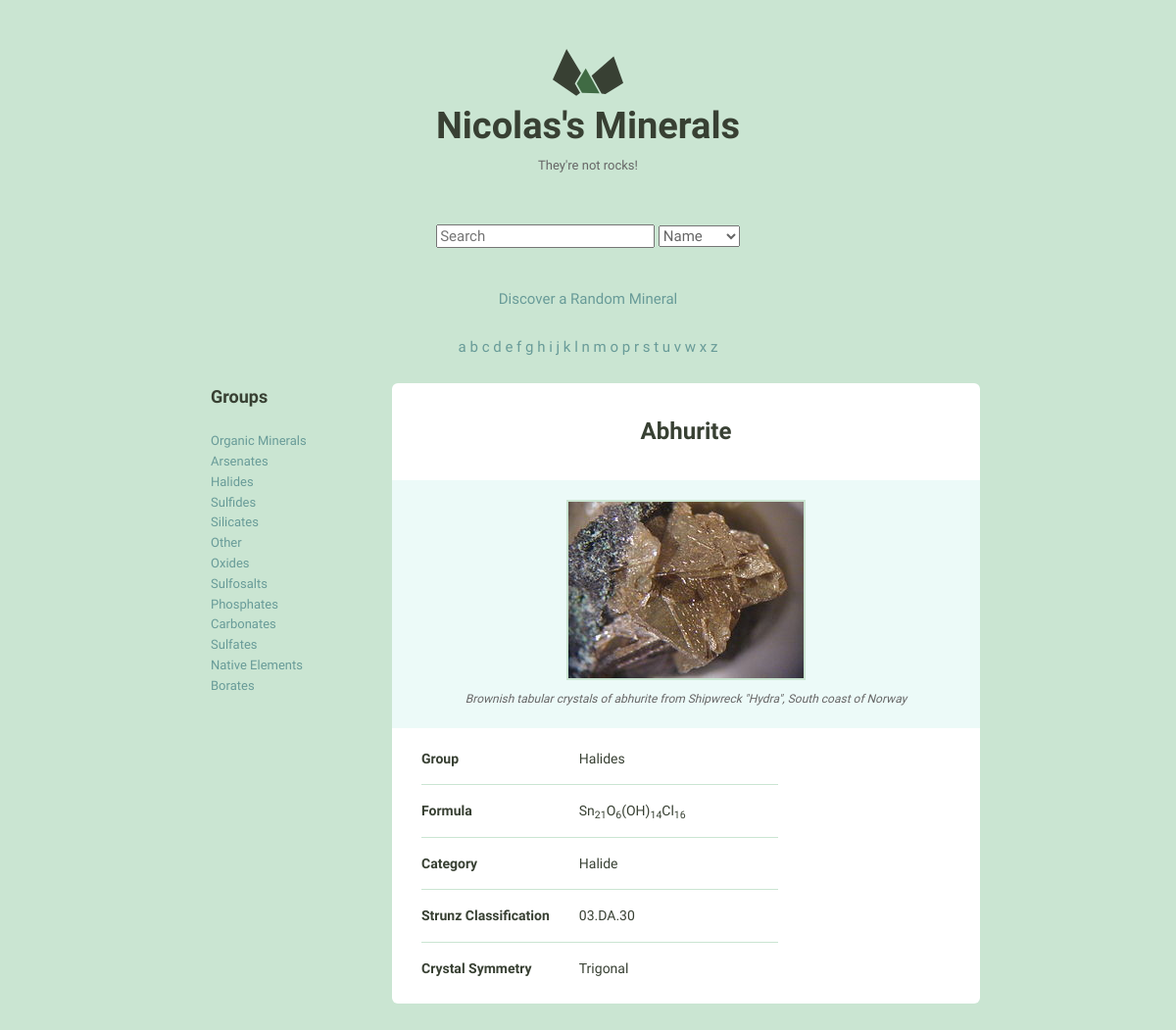
/detail/4/, run on the app's committed database.
### minerals_catalog/models.py (models this page shows, shortened)
class Mineral(models.Model):
    name = models.CharField(max_length=255)
    image_filename = models.CharField(max_length=255, null=True)
    image_caption = models.CharField(max_length=255, null=True)
    category = models.CharField(max_length=255, null=True)
    formula = models.CharField(max_length=255, null=True)
    strunz_classification = models.CharField(max_length=255, null=True)
    crystal_system = models.CharField(max_length=255, null=True)
    unit_cell = models.CharField(max_length=255, null=True)
    color = models.CharField(max_length=255, null=True)
    crystal_symmetry = models.CharField(max_length=255, null=True)
    cleavage = models.CharField(max_length=255, null=True)
    mohs_scale_hardness = models.CharField(max_length=255, null=True)
    luster = models.CharField(max_length=255, null=True)
    streak = models.CharField(max_length=255, null=True)
    diaphaneity = models.CharField(max_length=255, null=True)
    optical_properties = models.CharField(max_length=255, null=True)
    refractive_index = models.CharField(max_length=255, null=True)
    crystal_habit = models.CharField(max_length=255, null=True)
    specific_gravity = models.CharField(max_length=255, null=True)
    group = models.CharField(max_length=255, null=True)
    def attributes_sorted_most_common(self):
        attributes_occurences_counted = defaultdict(int)
        excluded_fields = ["id", "name",  "image_filename",  "image_caption"]
        minerals = Mineral.objects.all()
        for mineral in minerals:
            for field in Mineral._meta.get_fields():
                if field.name not in excluded_fields and \
                        getattr(mineral, field.name):
                    attributes_occurences_counted[field.name] += 1
        attributes_sorted = sorted(attributes_occurences_counted, key=attributes_occurences_counted.get, reverse=True)
        most_common_attributes = []
        for attribute in attributes_sorted:
            key = self._meta.get_field(attribute).verbose_name
            value = getattr(self, attribute)
            if value :
                most_common_attributes.append({"key": key, "value": value})
        return most_common_attributes

### minerals_catalog/views.py (the view)
# urls.py: url(r"^detail/(?P<pk>\d+)/$", views.mineral_detail, name="detail"),
def mineral_detail(request, pk):
    """The attributes are displayed starting with the most commons"""
    mineral = get_object_or_404(Mineral, pk=pk)
    random_mineral()
    attributes_sorted_most_common = mineral.attributes_sorted_most_common()
    return render(request, "minerals_catalog/detail.html", {'mineral': mineral, "random_mineral": random_mineral,
                                                            "alphabet_list": setup_alphabet_list(),
                                                            "group_list": setup_group_list(),
                                                            "attributes": attributes_sorted_most_common})

### minerals_catalog/templatetags/minerals_catalog_tags.py (called while the page is built)
@register.filter
def human_read(value):
    return value.replace("_"," ")

### minerals_catalog/views.py (called while the page is built)
def random_mineral():
    all_minerals = Mineral.objects.all()
    return random.choice(all_minerals)

def setup_group_list():
    all_minerals = Mineral.objects.all()
    group_list = []
    for each in all_minerals:
        if each.group.replace(" ", "_") not in group_list:
            group_list.append(each.group.replace(" ", "_"))
    return group_list

def setup_alphabet_list():
    all_minerals = Mineral.objects.all()
    alphabet_list = []
    for each in all_minerals:
        if each.name[0].lower() not in alphabet_list:
            alphabet_list += each.name[0].lower()
    return alphabet_list

### minerals_catalog/templates/minerals_catalog/detail.html (shortened to what this page needs)
{% extends "layout.html" %}
{% load static from staticfiles %}
{% block content %}
    <div class="grid-75 mineral__container">
      <h1 class="mineral__name">{{ mineral.name|title }}</h1>
      <div class="mineral__image-bg">
        <img class="mineral__image" src="{% static "images"%}/{{ mineral.image_filename }}">
        <p class="mineral__caption">{{ mineral.image_caption }}</p>
      </div>
      <div class="mineral__table-container">
        <table class="mineral__table">
            {% for attribute in attributes %}
                <tr>
                    <td class="mineral__category">{{ attribute.key|title }}</td>
                    <td>{{ attribute.value|safe }}</td>
                </tr>
            {% endfor %}
        </table>
      </div>
    </div>
{% endblock %}

### minerals_catalog/templates/layout.html (shortened to what this page needs)
{% load minerals_catalog_tags %}
{% load static from staticfiles %}
<!DOCTYPE html>
<html lang="en">
<head>
  <link rel="stylesheet" href="{% static "css/global.css" %}">
  <link rel="stylesheet" href="{% static "css/animate.css" %}">
</head>
<body>
  <div class="bounds">
      <a href={% url "home" %} class="grid-100">
      </a>
      <h1 class="logo__name text-centered">Nicolas's Minerals</h1></a>
      <p class="logo__text text-centered">They're not rocks!</p>
      <div class="text-centered spaced-div">
      <form action="{% url "search" %}">
        <input type="search" placeholder="Search" name="q">
        <select name="scope">
            <option value="name_search">Name</option>
        </select>
      </form>
  </div>
  <div class="random text-centered animated bounce spaced-div">
  <a href="{% url "detail" pk=random_mineral.pk %}">Discover a Random Mineral</a>
  </div>
  <div class="text-centered spaced-div">
    {% for letter in alphabet_list %}
        {% if letter == selected_letter %}
            <b>{{ letter }}</b>
        {% else %}
            <a href="{% url "alphabetically_filtered_list_view" selected_letter=letter.lower %}"> {{ letter }} </a>
        {% endif %}
    {% endfor %}
   </div>
  <div class="grid-25 groups">
      <h3>Groups</h3>
      {% for group in group_list %}
        {% if group == selected_group %}
            <b>{{ group | human_read}}<br></b>
        {% else %}
            <a href="{% url "group_filtered_list_view" selected_group=group %}"> {{ group | human_read }}<br></a>
        {% endif %}
      {% endfor %}
  </div>
   {% block content %}{% endblock %}
  </div>
</body>
</html>

### minerals_catalog/static/css/global.css (style rules this page uses)
html { font-family: sans-serif; -ms-text-size-adjust: 100%; -webkit-text-size-adjust: 100%; }
body { margin: 0; }
a { background-color: transparent; }
h1 { font-size: 2em; margin: 0.67em 0; }
sub { font-size: 75%; line-height: 0; position: relative; vertical-align: baseline; bottom: -0.25em; }
img { border: 0; }
svg:not(:root) { overflow: hidden; }
input { color: inherit; font: inherit; margin: 0; }
select { color: inherit; font: inherit; margin: 0; }
input { line-height: normal; }
input[type="search"] { -webkit-appearance: textfield; -moz-box-sizing: content-box; -webkit-box-sizing: content-box; box-sizing: content-box; }
table { border-collapse: collapse; border-spacing: 0; }
td, th { padding: 0; }
html { font-size: 62.5%; }
body { background-color: #CAE5D2; font-size: 1.5em; line-height: 1.6; font-weight: 400; font-family: "Cousine"; color: #666; }
.bounds { max-width: 800px; margin: 0 auto; padding: 50px 0 150px; overflow: hidden; }
.grid, .grid-5, .grid-10, .grid-15, .grid-20, .grid-25, .grid-30, .grid-33, .grid-35, .grid-40, .grid-45, .grid-50, .grid-55, .grid-60, .grid-65, .grid-66, .grid-70, .grid-75, .grid-80, .grid-90, .grid-95, .grid-100 { float: left; box-sizing: border-box; position: relative; }
.grid-25 { width: 25%; padding: 0 15px; }
.grid-75 { width: 75%; padding: 0 15px; }
.grid-100 { width: 100%; padding: 0 15px; }
h1, h2, h3, h4, h5, h6 { margin-top: 0; margin-bottom: 2rem; font-weight: bold; font-family: "Work Sans", sans-serif; color: #384033; }
h1 { font-size: 3.8rem; }
h3 { font-size: 1.8rem; }
@media (min-width: 550px) { h1 { font-size: 3.8rem; } }
@media (min-width: 550px) { h3 { font-size: 1.8rem; } }
p { margin-top: 0; font-size: 1.6rem; }
a { color: #689b98; text-decoration: none; -webkit-transition: color 0.2s; -moz-transition: color 0.2s; -ms-transition: color 0.2s; -o-transition: color 0.2s; transition: color 0.2s; }
th, td { padding: 15px; text-align: left; border-bottom: 1px solid #e1e1e1; }
th:first-child, td:first-child { padding-left: 0; }
th:last-child, td:last-child { padding-right: 0; }
input { margin-bottom: 1.5rem; }
table, p, ul { margin-bottom: 2.5rem; }
.text-centered { text-align: center; }
.spaced-div { margin-bottom: 2.5rem; }
.groups { font-size: 1.3rem; }
.logo { display: block; fill: #384033; position: relative; margin: 0 auto; width: 72px; }
.logo__name { margin-bottom: 0; }
.logo__text { margin-bottom: 50px; font-size: 13px; }
.mineral__container { background-color: #fff; border-radius: 6px; list-style: none; padding: 0; text-align: center; }
.mineral__name { display: block; width: 100%; margin: 0; font-size: 24px; padding: 30px 0 30px 0; }
.mineral__image { display: block; margin: 0 auto; border: solid 2px #CAE5D2; }
.mineral__image-bg { background-color: #ecfaf8; padding: 20px 0; }
.mineral__caption { font-size: 12px; font-style: italic; padding: 10px 0 0 0; margin: 0; }
.mineral__table { font-size: 14px; color: #384033; }
.mineral__table td { border-color: #CAE5D2; }
.mineral__table tr:last-of-type td { border-bottom: none; padding-bottom: 0; }
.mineral__table-container { padding: 5px 30px 0; }
.mineral__category { font-weight: bold; width: 40%; }

### data on the page
Mineral: group "Arsenates"
Mineral: group "Halides", name "Abhurite", image_filename (picture), image_caption "Brownish tabular crystals of abhurite from Shipwreck \"Hydra\", South coast of Norway", value "Halides" "Sn 21 O 6 (OH) 14 Cl 16" "Halide" "03.DA.30" "Trigonal"
Mineral: group "Sulfides"
Mineral: group "Silicates"
Mineral: group "Other"
Mineral: group "Oxides"
Mineral: group "Sulfosalts"
Mineral: group "Phosphates"
Mineral: group "Carbonates"
Mineral: group "Sulfates"
Mineral: group "Borates"

### other printed values
{{ letter }} "a" "b" "c" "d" "e" "f" "g" "h" "i" "j" "k" "l" "n" "m" "o" "p" "r" "s" "t" "u" "v" "w" "x" "z"
{{ group | human_read }} "Organic Minerals" "Native Elements"
{{ attribute.key|title }} "Group" "Formula" "Category" "Strunz Classification" "Crystal Symmetry"
